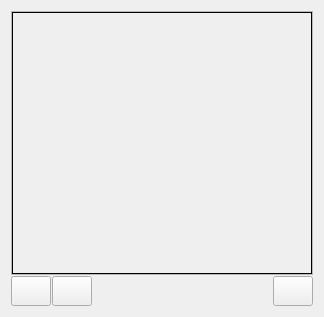
<?xml version="1.0" encoding="UTF-8"?>
<ui version="4.0">
 <class>Main</class>
 <widget class="QWidget" name="Main">
  <property name="enabled">
   <bool>true</bool>
  </property>
  <property name="geometry">
   <rect>
    <x>0</x>
    <y>0</y>
    <width>324</width>
    <height>317</height>
   </rect>
  </property>
  <property name="windowTitle">
   <string>Form</string>
  </property>
  <layout class="QHBoxLayout" name="horizontalLayout">
   <item>
    <layout class="QVBoxLayout" name="display">
     <property name="spacing">
      <number>1</number>
     </property>
     <item>
      <widget class="QFrame" name="frame">
       <property name="minimumSize">
        <size>
         <width>300</width>
         <height>260</height>
        </size>
       </property>
       <property name="frameShape">
        <enum>QFrame::StyledPanel</enum>
       </property>
       <property name="frameShadow">
        <enum>QFrame::Raised</enum>
       </property>
       <layout class="QHBoxLayout" name="horizontalLayout_74">
        <property name="spacing">
         <number>0</number>
        </property>
        <property name="leftMargin">
         <number>0</number>
        </property>
        <property name="topMargin">
         <number>0</number>
        </property>
        <property name="rightMargin">
         <number>0</number>
        </property>
        <property name="bottomMargin">
         <number>0</number>
        </property>
        <item>
         <widget class="QLabel" name="displayLab">
          <property name="minimumSize">
           <size>
            <width>300</width>
            <height>260</height>
           </size>
          </property>
          <property name="frameShape">
           <enum>QFrame::Box</enum>
          </property>
          <property name="text">
           <string/>
          </property>
         </widget>
        </item>
       </layout>
      </widget>
     </item>
     <item>
      <layout class="QHBoxLayout" name="horizontalLayout_2">
       <item>
        <widget class="QPushButton" name="setupButton">
         <property name="minimumSize">
          <size>
           <width>20</width>
           <height>30</height>
          </size>
         </property>
         <property name="text">
          <string/>
         </property>
         <property name="icon">
          <iconset resource="resources/surveillance.qrc">
           <normaloff>:/icon/setup.png</normaloff>:/icon/setup.png</iconset>
         </property>
         <property name="iconSize">
          <size>
           <width>40</width>
           <height>30</height>
          </size>
         </property>
        </widget>
       </item>
       <item>
        <widget class="QPushButton" name="captureButton">
         <property name="minimumSize">
          <size>
           <width>20</width>
           <height>30</height>
          </size>
         </property>
         <property name="text">
          <string/>
         </property>
         <property name="icon">
          <iconset resource="resources/surveillance.qrc">
           <normaloff>:/icon/camera.png</normaloff>:/icon/camera.png</iconset>
         </property>
         <property name="iconSize">
          <size>
           <width>40</width>
           <height>30</height>
          </size>
         </property>
        </widget>
       </item>
       <item>
        <spacer name="horizontalSpacer">
         <property name="orientation">
          <enum>Qt::Horizontal</enum>
         </property>
         <property name="sizeType">
          <enum>QSizePolicy::MinimumExpanding</enum>
         </property>
         <property name="sizeHint" stdset="0">
          <size>
           <width>40</width>
           <height>20</height>
          </size>
         </property>
        </spacer>
       </item>
       <item>
        <widget class="QPushButton" name="deleteButton">
         <property name="minimumSize">
          <size>
           <width>20</width>
           <height>30</height>
          </size>
         </property>
         <property name="text">
          <string/>
         </property>
         <property name="icon">
          <iconset resource="resources/surveillance.qrc">
           <normaloff>:/icon/minus-circle.png</normaloff>:/icon/minus-circle.png</iconset>
         </property>
         <property name="iconSize">
          <size>
           <width>30</width>
           <height>25</height>
          </size>
         </property>
        </widget>
       </item>
      </layout>
     </item>
    </layout>
   </item>
  </layout>
 </widget>
 <resources>
  <include location="resources/surveillance.qrc"/>
 </resources>
 <connections/>
</ui>
